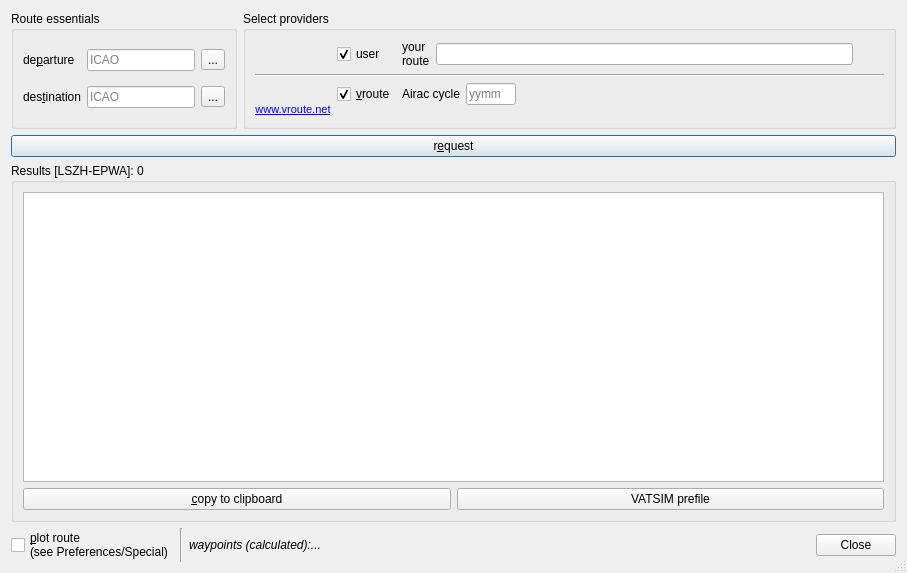
<?xml version="1.0" encoding="UTF-8"?>
<ui version="4.0">
 <class>PlanFlightDialog</class>
 <widget class="QDialog" name="PlanFlightDialog">
  <property name="geometry">
   <rect>
    <x>0</x>
    <y>0</y>
    <width>907</width>
    <height>573</height>
   </rect>
  </property>
  <property name="windowTitle">
   <string>Routes</string>
  </property>
  <property name="windowIcon">
   <iconset resource="Resources.qrc">
    <normaloff>:/icons/qutescoop.png</normaloff>:/icons/qutescoop.png</iconset>
  </property>
  <property name="sizeGripEnabled">
   <bool>true</bool>
  </property>
  <layout class="QVBoxLayout" name="verticalLayout_2">
   <item>
    <layout class="QHBoxLayout" name="horizontalLayout_4">
     <item>
      <widget class="QGroupBox" name="gbEssentials">
       <property name="title">
        <string>Route essentials</string>
       </property>
       <layout class="QGridLayout" name="gridLayout_2" rowstretch="0,0,0">
        <item row="0" column="1">
         <widget class="QLineEdit" name="edDep">
          <property name="maxLength">
           <number>4</number>
          </property>
          <property name="placeholderText">
           <string>ICAO</string>
          </property>
         </widget>
        </item>
        <item row="2" column="1">
         <widget class="QLineEdit" name="edDest">
          <property name="maxLength">
           <number>4</number>
          </property>
          <property name="placeholderText">
           <string>ICAO</string>
          </property>
         </widget>
        </item>
        <item row="2" column="0">
         <widget class="QLabel" name="lblDest">
          <property name="text">
           <string>des&amp;tination</string>
          </property>
          <property name="buddy">
           <cstring>edDest</cstring>
          </property>
         </widget>
        </item>
        <item row="0" column="0">
         <widget class="QLabel" name="lblDep">
          <property name="text">
           <string>de&amp;parture</string>
          </property>
          <property name="buddy">
           <cstring>edDep</cstring>
          </property>
         </widget>
        </item>
        <item row="0" column="2">
         <widget class="QToolButton" name="bDepDetails">
          <property name="text">
           <string>...</string>
          </property>
          <property name="toolButtonStyle">
           <enum>Qt::ToolButtonTextOnly</enum>
          </property>
         </widget>
        </item>
        <item row="2" column="2">
         <widget class="QToolButton" name="bDestDetails">
          <property name="text">
           <string>...</string>
          </property>
          <property name="toolButtonStyle">
           <enum>Qt::ToolButtonTextOnly</enum>
          </property>
         </widget>
        </item>
       </layout>
      </widget>
     </item>
     <item>
      <widget class="QGroupBox" name="groupBox_2">
       <property name="sizePolicy">
        <sizepolicy hsizetype="Preferred" vsizetype="Preferred">
         <horstretch>2</horstretch>
         <verstretch>0</verstretch>
        </sizepolicy>
       </property>
       <property name="title">
        <string>Select providers</string>
       </property>
       <layout class="QGridLayout" name="gridLayout">
        <item row="2" column="6" rowspan="2">
         <widget class="QLabel" name="lblVrouteStatus">
          <property name="font">
           <font>
            <italic>true</italic>
           </font>
          </property>
          <property name="text">
           <string/>
          </property>
          <property name="wordWrap">
           <bool>true</bool>
          </property>
         </widget>
        </item>
        <item row="0" column="0">
         <widget class="QLabel" name="pixGenerated">
          <property name="text">
           <string/>
          </property>
          <property name="pixmap">
           <pixmap resource="Resources.qrc">:/icons/qutescoop.png</pixmap>
          </property>
          <property name="alignment">
           <set>Qt::AlignRight|Qt::AlignTrailing|Qt::AlignVCenter</set>
          </property>
          <property name="buddy">
           <cstring>cbGenerated</cstring>
          </property>
         </widget>
        </item>
        <item row="0" column="1">
         <widget class="QCheckBox" name="cbGenerated">
          <property name="text">
           <string>user</string>
          </property>
          <property name="checked">
           <bool>true</bool>
          </property>
         </widget>
        </item>
        <item row="0" column="6">
         <widget class="QLabel" name="lblGeneratedStatus">
          <property name="font">
           <font>
            <italic>true</italic>
           </font>
          </property>
          <property name="text">
           <string/>
          </property>
          <property name="wordWrap">
           <bool>true</bool>
          </property>
         </widget>
        </item>
        <item row="2" column="1">
         <widget class="QCheckBox" name="cbVroute">
          <property name="text">
           <string>&amp;vroute</string>
          </property>
          <property name="checked">
           <bool>true</bool>
          </property>
         </widget>
        </item>
        <item row="1" column="0" colspan="7">
         <widget class="Line" name="line_11">
          <property name="orientation">
           <enum>Qt::Horizontal</enum>
          </property>
         </widget>
        </item>
        <item row="2" column="0" rowspan="3">
         <layout class="QVBoxLayout" name="verticalLayout_5">
          <item>
           <widget class="QLabel" name="pixVroute">
            <property name="text">
             <string/>
            </property>
            <property name="pixmap">
             <pixmap resource="Resources.qrc">:/routeproviders/images/vroute.png</pixmap>
            </property>
           </widget>
          </item>
          <item>
           <widget class="QLabel" name="lblVroute">
            <property name="text">
             <string>&lt;!DOCTYPE HTML PUBLIC &quot;-//W3C//DTD HTML 4.0//EN&quot; &quot;http://www.w3.org/TR/REC-html40/strict.dtd&quot;&gt;
&lt;html&gt;&lt;head&gt;&lt;meta name=&quot;qrichtext&quot; content=&quot;1&quot; /&gt;&lt;style type=&quot;text/css&quot;&gt;
p, li { white-space: pre-wrap; }
&lt;/style&gt;&lt;/head&gt;&lt;body style=&quot; font-family:'MS Shell Dlg 2'; font-size:8.25pt; font-weight:400; font-style:normal;&quot;&gt;
&lt;p align=&quot;center&quot; style=&quot; margin-top:0px; margin-bottom:0px; margin-left:0px; margin-right:0px; -qt-block-indent:0; text-indent:0px;&quot;&gt;&lt;a href=&quot;http://www.vroute.net&quot;&gt;&lt;span style=&quot; font-size:8pt; text-decoration: underline; color:#0000ff;&quot;&gt;www.vroute.net&lt;/span&gt;&lt;/a&gt;&lt;/p&gt;&lt;/body&gt;&lt;/html&gt;</string>
            </property>
            <property name="textFormat">
             <enum>Qt::RichText</enum>
            </property>
            <property name="openExternalLinks">
             <bool>true</bool>
            </property>
            <property name="textInteractionFlags">
             <set>Qt::LinksAccessibleByKeyboard|Qt::LinksAccessibleByMouse</set>
            </property>
            <property name="buddy">
             <cstring>cbVroute</cstring>
            </property>
           </widget>
          </item>
         </layout>
        </item>
        <item row="2" column="2">
         <layout class="QHBoxLayout" name="horizontalLayout_3" stretch="0,0,1">
          <item>
           <widget class="QLabel" name="lblAirac">
            <property name="toolTip">
             <string>Based on the given Airac (nav database) cycle. Leave blank for standard.</string>
            </property>
            <property name="text">
             <string>Airac cycle</string>
            </property>
            <property name="buddy">
             <cstring>edCycle</cstring>
            </property>
           </widget>
          </item>
          <item>
           <widget class="QLineEdit" name="edCycle">
            <property name="maximumSize">
             <size>
              <width>50</width>
              <height>44</height>
             </size>
            </property>
            <property name="maxLength">
             <number>4</number>
            </property>
            <property name="frame">
             <bool>true</bool>
            </property>
            <property name="placeholderText">
             <string>yymm</string>
            </property>
           </widget>
          </item>
          <item>
           <spacer name="horizontalSpacer">
            <property name="orientation">
             <enum>Qt::Horizontal</enum>
            </property>
            <property name="sizeType">
             <enum>QSizePolicy::Minimum</enum>
            </property>
            <property name="sizeHint" stdset="0">
             <size>
              <width>40</width>
              <height>20</height>
             </size>
            </property>
           </spacer>
          </item>
         </layout>
        </item>
        <item row="0" column="2">
         <layout class="QHBoxLayout" name="horizontalLayout_5">
          <item>
           <widget class="QLabel" name="label_3">
            <property name="sizePolicy">
             <sizepolicy hsizetype="Preferred" vsizetype="Preferred">
              <horstretch>1</horstretch>
              <verstretch>0</verstretch>
             </sizepolicy>
            </property>
            <property name="text">
             <string>your route</string>
            </property>
            <property name="wordWrap">
             <bool>true</bool>
            </property>
           </widget>
          </item>
          <item>
           <widget class="QLineEdit" name="edGenerated">
            <property name="sizePolicy">
             <sizepolicy hsizetype="Expanding" vsizetype="Fixed">
              <horstretch>20</horstretch>
              <verstretch>0</verstretch>
             </sizepolicy>
            </property>
           </widget>
          </item>
         </layout>
        </item>
       </layout>
      </widget>
     </item>
    </layout>
   </item>
   <item>
    <widget class="QPushButton" name="buttonRequest">
     <property name="text">
      <string>r&amp;equest</string>
     </property>
     <property name="autoDefault">
      <bool>false</bool>
     </property>
     <property name="default">
      <bool>true</bool>
     </property>
    </widget>
   </item>
   <item>
    <widget class="QGroupBox" name="gbResults">
     <property name="sizePolicy">
      <sizepolicy hsizetype="Preferred" vsizetype="MinimumExpanding">
       <horstretch>0</horstretch>
       <verstretch>0</verstretch>
      </sizepolicy>
     </property>
     <property name="title">
      <string>Results [LSZH-EPWA]: 0</string>
     </property>
     <layout class="QVBoxLayout" name="verticalLayout">
      <item>
       <widget class="QTreeView" name="treeRoutes">
        <property name="editTriggers">
         <set>QAbstractItemView::NoEditTriggers</set>
        </property>
        <property name="alternatingRowColors">
         <bool>true</bool>
        </property>
        <property name="rootIsDecorated">
         <bool>false</bool>
        </property>
        <property name="itemsExpandable">
         <bool>false</bool>
        </property>
        <property name="sortingEnabled">
         <bool>true</bool>
        </property>
        <property name="wordWrap">
         <bool>true</bool>
        </property>
       </widget>
      </item>
      <item>
       <layout class="QHBoxLayout" name="horizontalLayout_2">
        <item>
         <widget class="QPushButton" name="pbCopyToClipboard">
          <property name="text">
           <string>&amp;copy to clipboard</string>
          </property>
         </widget>
        </item>
        <item>
         <widget class="QPushButton" name="pbVatsimPrefile">
          <property name="toolTip">
           <string>Launches prefile page in your browser.</string>
          </property>
          <property name="text">
           <string>VATSIM prefile</string>
          </property>
         </widget>
        </item>
       </layout>
      </item>
     </layout>
    </widget>
   </item>
   <item>
    <layout class="QHBoxLayout" name="horizontalLayout">
     <item>
      <widget class="QCheckBox" name="cbPlot">
       <property name="text">
        <string>&amp;plot route
(see Preferences/Special)</string>
       </property>
      </widget>
     </item>
     <item>
      <widget class="Line" name="linePlotStatus">
       <property name="orientation">
        <enum>Qt::Vertical</enum>
       </property>
      </widget>
     </item>
     <item>
      <widget class="QLabel" name="lblPlotStatus">
       <property name="sizePolicy">
        <sizepolicy hsizetype="Preferred" vsizetype="Preferred">
         <horstretch>1</horstretch>
         <verstretch>0</verstretch>
        </sizepolicy>
       </property>
       <property name="font">
        <font>
         <italic>true</italic>
        </font>
       </property>
       <property name="text">
        <string>waypoints (calculated):...</string>
       </property>
       <property name="wordWrap">
        <bool>true</bool>
       </property>
       <property name="textInteractionFlags">
        <set>Qt::LinksAccessibleByMouse|Qt::TextSelectableByKeyboard|Qt::TextSelectableByMouse</set>
       </property>
      </widget>
     </item>
     <item>
      <widget class="QDialogButtonBox" name="buttonBox">
       <property name="standardButtons">
        <set>QDialogButtonBox::Close</set>
       </property>
      </widget>
     </item>
    </layout>
   </item>
  </layout>
 </widget>
 <tabstops>
  <tabstop>edDep</tabstop>
  <tabstop>edDest</tabstop>
  <tabstop>bDepDetails</tabstop>
  <tabstop>bDestDetails</tabstop>
  <tabstop>cbGenerated</tabstop>
  <tabstop>edGenerated</tabstop>
  <tabstop>edCycle</tabstop>
  <tabstop>buttonRequest</tabstop>
  <tabstop>treeRoutes</tabstop>
  <tabstop>pbCopyToClipboard</tabstop>
  <tabstop>pbVatsimPrefile</tabstop>
  <tabstop>cbPlot</tabstop>
  <tabstop>buttonBox</tabstop>
 </tabstops>
 <resources>
  <include location="Resources.qrc"/>
 </resources>
 <connections>
  <connection>
   <sender>cbGenerated</sender>
   <signal>toggled(bool)</signal>
   <receiver>edGenerated</receiver>
   <slot>setEnabled(bool)</slot>
   <hints>
    <hint type="sourcelabel">
     <x>327</x>
     <y>58</y>
    </hint>
    <hint type="destinationlabel">
     <x>403</x>
     <y>73</y>
    </hint>
   </hints>
  </connection>
  <connection>
   <sender>cbVroute</sender>
   <signal>toggled(bool)</signal>
   <receiver>pixVroute</receiver>
   <slot>setEnabled(bool)</slot>
   <hints>
    <hint type="sourcelabel">
     <x>364</x>
     <y>133</y>
    </hint>
    <hint type="destinationlabel">
     <x>259</x>
     <y>110</y>
    </hint>
   </hints>
  </connection>
  <connection>
   <sender>cbVroute</sender>
   <signal>toggled(bool)</signal>
   <receiver>edCycle</receiver>
   <slot>setEnabled(bool)</slot>
   <hints>
    <hint type="sourcelabel">
     <x>364</x>
     <y>133</y>
    </hint>
    <hint type="destinationlabel">
     <x>495</x>
     <y>148</y>
    </hint>
   </hints>
  </connection>
  <connection>
   <sender>cbGenerated</sender>
   <signal>toggled(bool)</signal>
   <receiver>pixGenerated</receiver>
   <slot>setEnabled(bool)</slot>
   <hints>
    <hint type="sourcelabel">
     <x>364</x>
     <y>58</y>
    </hint>
    <hint type="destinationlabel">
     <x>260</x>
     <y>65</y>
    </hint>
   </hints>
  </connection>
  <connection>
   <sender>buttonBox</sender>
   <signal>clicked(QAbstractButton*)</signal>
   <receiver>PlanFlightDialog</receiver>
   <slot>close()</slot>
   <hints>
    <hint type="sourcelabel">
     <x>687</x>
     <y>557</y>
    </hint>
    <hint type="destinationlabel">
     <x>439</x>
     <y>446</y>
    </hint>
   </hints>
  </connection>
  <connection>
   <sender>cbVroute</sender>
   <signal>toggled(bool)</signal>
   <receiver>lblAirac</receiver>
   <slot>setEnabled(bool)</slot>
   <hints>
    <hint type="sourcelabel">
     <x>299</x>
     <y>130</y>
    </hint>
    <hint type="destinationlabel">
     <x>439</x>
     <y>148</y>
    </hint>
   </hints>
  </connection>
  <connection>
   <sender>cbGenerated</sender>
   <signal>toggled(bool)</signal>
   <receiver>label_3</receiver>
   <slot>setEnabled(bool)</slot>
   <hints>
    <hint type="sourcelabel">
     <x>352</x>
     <y>54</y>
    </hint>
    <hint type="destinationlabel">
     <x>424</x>
     <y>48</y>
    </hint>
   </hints>
  </connection>
 </connections>
</ui>
